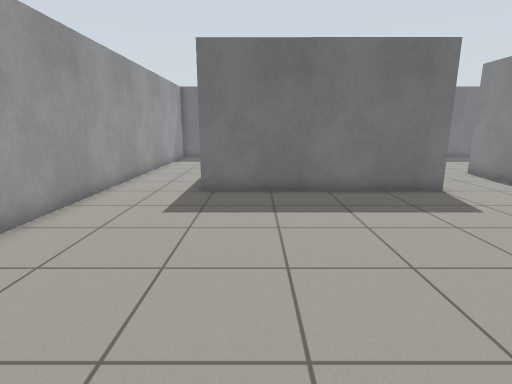
view 1 (above)

16 first-person views from a walk through a world built for the Gazebo simulator. The camera is 1.1 m above the floor, tilts 12° down and sees 80° across. The floor is counted in squares, 0.5 m on a side. Each view is taken from the middle of a square. On the plan, view 1 faces up. The plan holds only what a view shows up to about 18 squares ahead; the rest is blank. The robots in the file are not drawn.

view 2
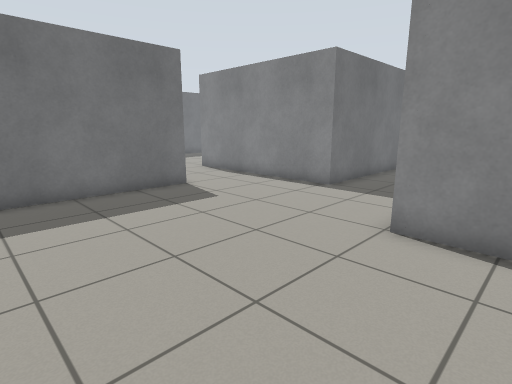

view 3
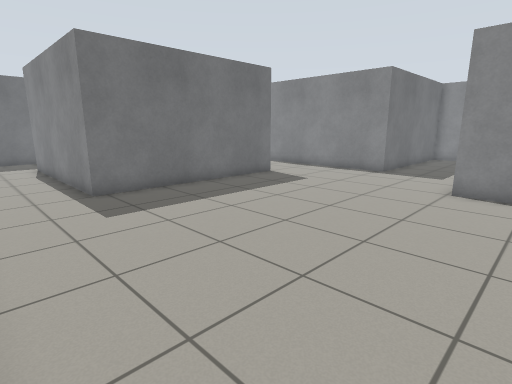

view 4
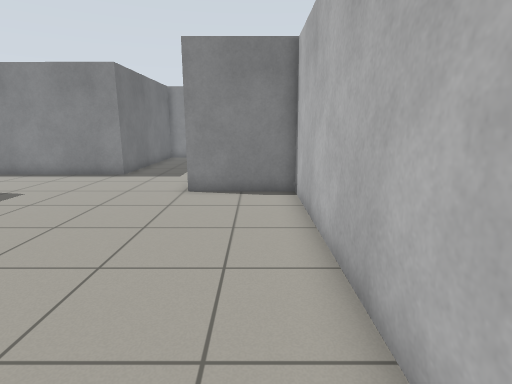

view 5
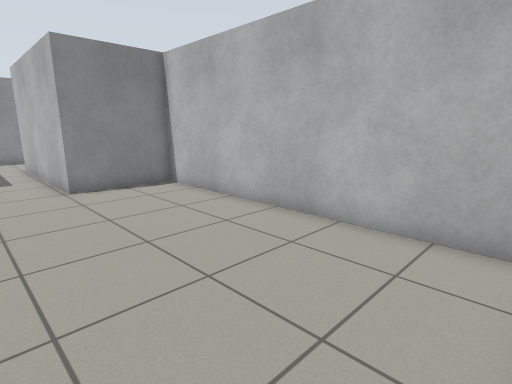

view 6
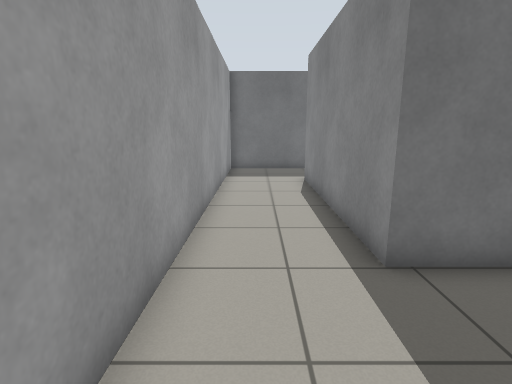

view 7
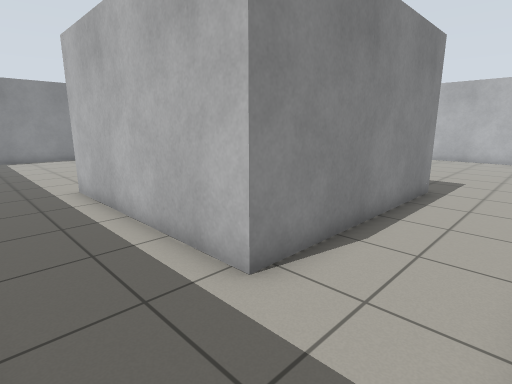

view 8
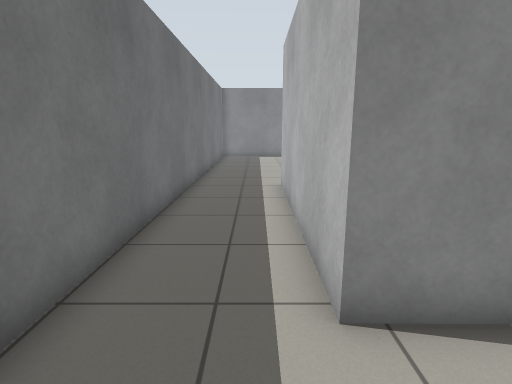

view 9
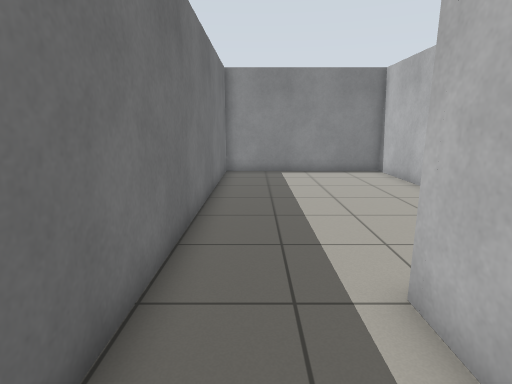

view 10
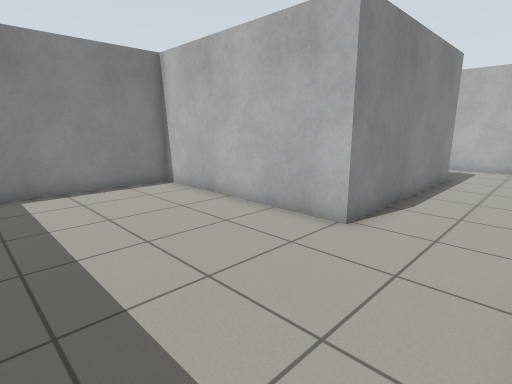

view 11
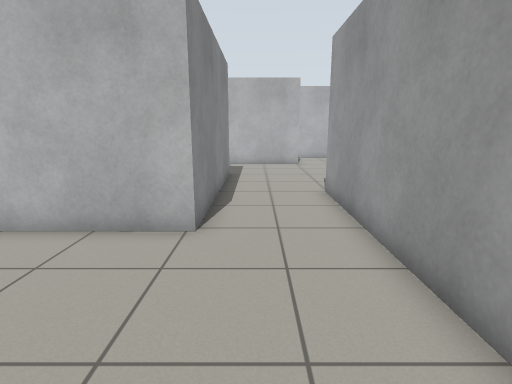

view 12
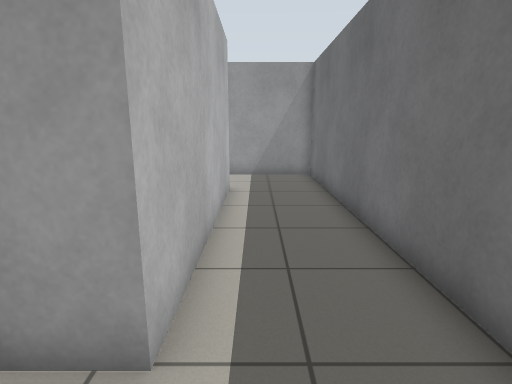

view 13
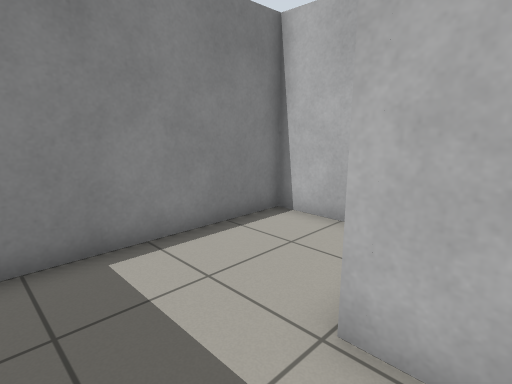

view 14
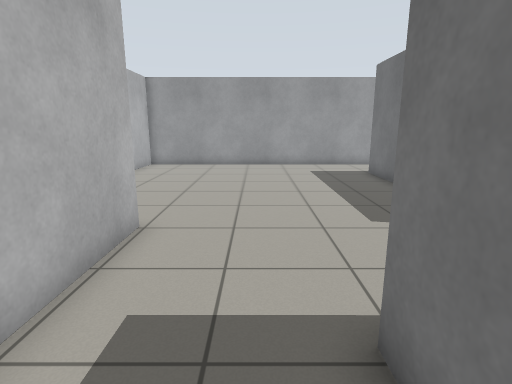

view 15
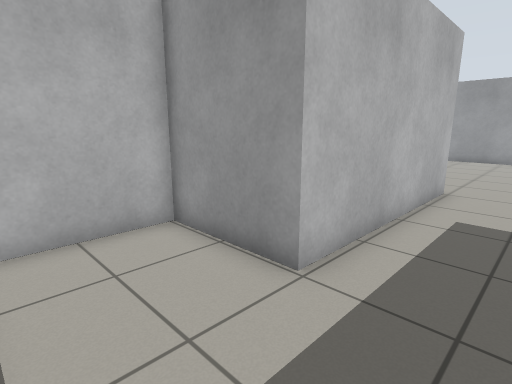

view 16
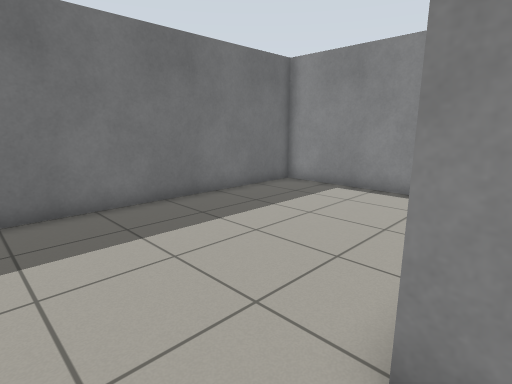

### Floor plan
Points are (right, up) in squares from view 1. A wall is a line through its corners. A room is listed if a view was taken in it or the views show most of it. See-through windows are left out.
Room 1 (views 1, 2, 3, 4, 5, 6, 7, 8, 9, 13, 14, 15, 16)
walls: (6.6, 15.5) (6.6, 10.5) (-1.9, 10.5) (-1.9, 19) (6.6, 19); (17, 6.2) (10.3, 6.2) (10.3, 14.7) (11.5, 14.7); (7.5, 22.5) (-5.4, 22.6) (-5.4, -1.3) (6.4, -1.4) (6.4, 2.4) (14.4, 2.4) (14.4, -1.4) (18.5, -1.4) (18.5, 4.8)
ways out: opening at (6.7, 21) to room 2; opening at (9, 15) to room 2
Room 2 (views 10, 11, 12)
walls: (11.5, 14.7) (18.5, 14.7) (18.5, 22.5) (7.5, 22.5); (6.6, 19) (6.6, 15.5)
ways out: opening at (6.7, 21) to room 1; opening at (9, 15) to room 1

Where each view was taken, in squares from view 1:
view 1: 0 up, 0 right, facing up
view 2: 0 up, 0 right, facing up-right
view 3: 0 up, 5 left, facing up-right
view 4: 0 up, 4 left, facing right
view 5: 5 up, 5 left, facing down-right
view 6: 6 up, 4 left, facing up
view 7: 22 up, 5 left, facing down-right
view 8: 20 up, 5 left, facing right
view 9: 21 up, 3 right, facing right
view 10: 21 up, 7 right, facing down-right
view 11: 21 up, 9 right, facing down
view 12: 20 up, 9 right, facing left
view 13: 5 up, 13 right, facing down-right
view 14: 5 up, 13 right, facing left
view 15: 5 up, 18 right, facing down-left
view 16: 14 up, 8 right, facing up-right
